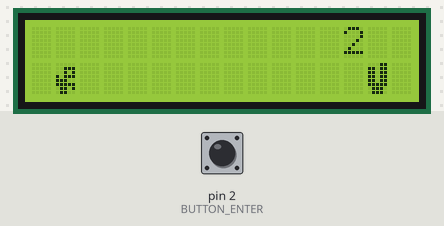
Recording of a sketch running on a simulated Arduino Uno, built with avr-gcc and run on an emulated ATmega328P. On the bench: 16×2 character LCD. The test bench sets the inputs (shaded band); at power-on: pin 2 (BUTTON_ENTER) HIGH. Random numbers use the default seed unless the sketch sets one.

Above: at 1.2 s.
1.3 s: pin 2 (BUTTON_ENTER) pulled LOW for 0.45 s
At 2.0 s:
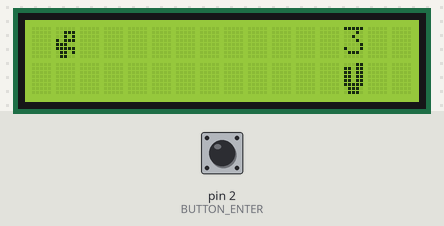
3.2 s: pin 2 (BUTTON_ENTER) pulled LOW for 1 s
At 4.1 s:
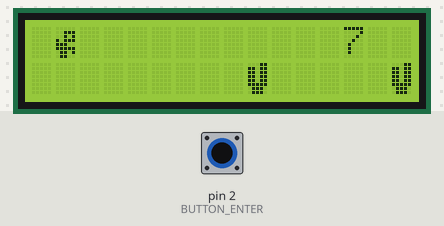
7.2 s: pin 2 (BUTTON_ENTER) pulled LOW for 3.2 s
At 11.9 s:
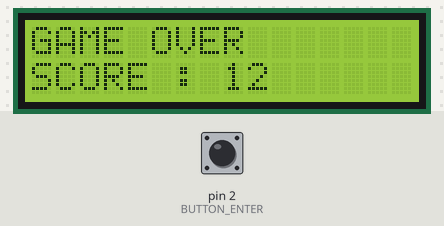
Timing chart, 0 to 13.4 s (numbered marks = the images above; inputs shaded):
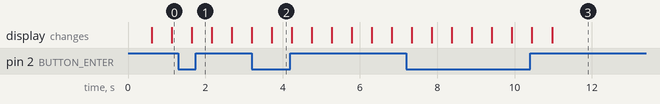

The sketch:

dino_game.ino
```cpp
#include <Wire.h>
#include <LiquidCrystal_I2C.h>

LiquidCrystal_I2C lcd(0x27, 16, 2);
//공룡 캐릭터
byte dino [8]
{
  B00000,
  B00111,
  B00101,
  B10111,
  B11100,
  B11111,
  B01101,
  B01100,
} ;
//나무 캐릭터
byte tree [8]
{
  B00011,
  B11011,
  B11011,
  B11011,
  B11011,
  B11111,
  B01110,
  B01110
};

const int BUTTON_ENTER = 2;
const int LCD_COLUMN = 16;
const int TREE_CHAR = 6;
const int DINO_CHAR = 7;

boolean isPlaying = true;
boolean isDinoOnGround = true;

// 게임 실행 상태로 초기화
int score = 0;
boolean buttonPressed = false; // 스위치 입력 여부를 확인하기 위한 변수

void setup() {
  Wire.begin() ;
  lcd.init() ;
  lcd.backlight() ;
  lcd.createChar (DINO_CHAR, dino) ;
  lcd.createChar (TREE_CHAR, tree) ;
  pinMode(BUTTON_ENTER, INPUT_PULLUP) ;
}
void loop ()
{
  lcd. clear ();
  if (isPlaying) {
    handleGame () ;
  } else {
  // 게임이 종료된 경우 스위치가 눌릴 때까지 대기
    if (digitalRead (BUTTON_ENTER) == LOW && !buttonPressed) {
      buttonPressed = true;
      isPlaying = true; // 게임 재시작
      delay (500) ; // 디바운스를 위한 딜레이
    } else if (digitalRead(BUTTON_ENTER)==HIGH && buttonPressed){
      buttonPressed = false;
    }
  }
  delay(300);
}

void handleGame(){
  lcd.clear();

  int buttonPressedTimes = 0;

  int secondPosition = random(4,9);
  int thirdPosition = random(4,9);
  int firstTreePosition = LCD_COLUMN;
  const int columnValueToStopMoveTrees = -(secondPosition + thirdPosition);

  for(; firstTreePosition >=columnValueToStopMoveTrees; firstTreePosition--){
    lcd.setCursor(13,0);
    lcd.print(score);

    defineDinoPosition();

    int secondTreePosition = firstTreePosition + secondPosition;
    int thirdTreePosition = secondTreePosition + thirdPosition;

    showTree(firstTreePosition);
    showTree(secondTreePosition);
    showTree(thirdTreePosition);

    if(isDinoOnGround){
      if(firstTreePosition == 1 || secondTreePosition ==1 || thirdTreePosition ==1){
        handleGameOver();
        isPlaying = false;
        delay(5000);
        break;
      }
      buttonPressedTimes = 0;
    }
    else{
      if(buttonPressedTimes > 2){
        score-=3;
      }
      buttonPressedTimes++;
    }
    score++;
    delay(500);
  }
}

void handleGameOver(){
  lcd.clear();
  lcd.print("GAME OVER");

  lcd.setCursor(0,1);
  lcd.print("SCORE : ");
  lcd.print(score);

  score = 0;

  delay(2000);
}

void showTree(int position){
  lcd.setCursor(position, 1);
  lcd.write(TREE_CHAR);
  lcd.setCursor(position + 1, 1);
  lcd.print(" ");
}

void defineDinoPosition(){
  if(digitalRead(BUTTON_ENTER)==LOW){
    putDinoOnAir();
  } else {
    putDinoGround();
  }
}

void putDinoGround(){
  lcd.setCursor(1,1);
  lcd.write(DINO_CHAR);
  lcd.setCursor(1,0);
  lcd.print(" ");

  isDinoOnGround = true;
}

void putDinoOnAir(){
  lcd.setCursor(1,0);
  lcd.write(DINO_CHAR);
  lcd.setCursor(1,1);
  lcd.print(" ");

  isDinoOnGround = false;
}
```
